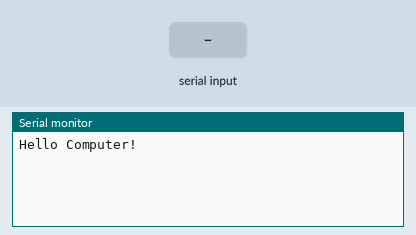
This sketch was run on a simulated Arduino Uno, built with avr-gcc and run on an emulated ATmega328P. On the bench: the last lines printed to the serial monitor. The test bench sets the inputs (shaded band).

Above: at 1.2 s.
1.3 s: "1\n" received over the second serial link
At 3.5 s:
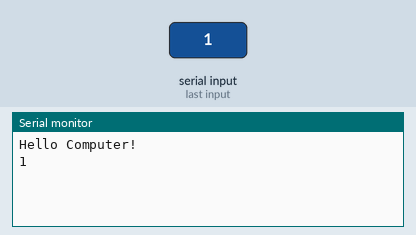
3.8 s: "0\n" received over the second serial link
At 5.5 s:
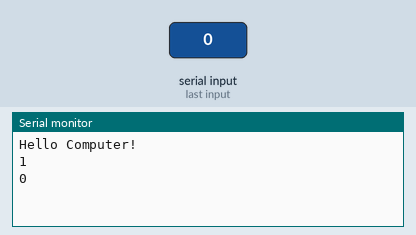

The sketch:

BasicCommsUno.ino
```cpp
#include <SoftwareSerial.h>

SoftwareSerial mySerial(2, 3); // RX, TX

void setup()
{
  // Open serial communications with computer and wait for port to open:
  Serial.begin(9600);

  // Print a message to the computer through the USB
  Serial.println("Hello Computer!");

  // Open serial communications with the other Arduino board
  mySerial.begin(9600);

  // Send a message to the other Arduino board
  mySerial.print("Hello other Arduino!");

}

void loop(){ // run over and over
if (Serial.available()){
  mySerial.println(Serial.readStringUntil("/n"));
}

if(mySerial.available()) {
  Serial.println(mySerial.readStringUntil("/n"));
}
}
```

Measured:
- after the input at 1.3 s, the serial monitor: prints a new line after 1.0 s (image 1)
- after the input at 3.8 s, the serial monitor: prints a new line after 1.0 s (image 2)
